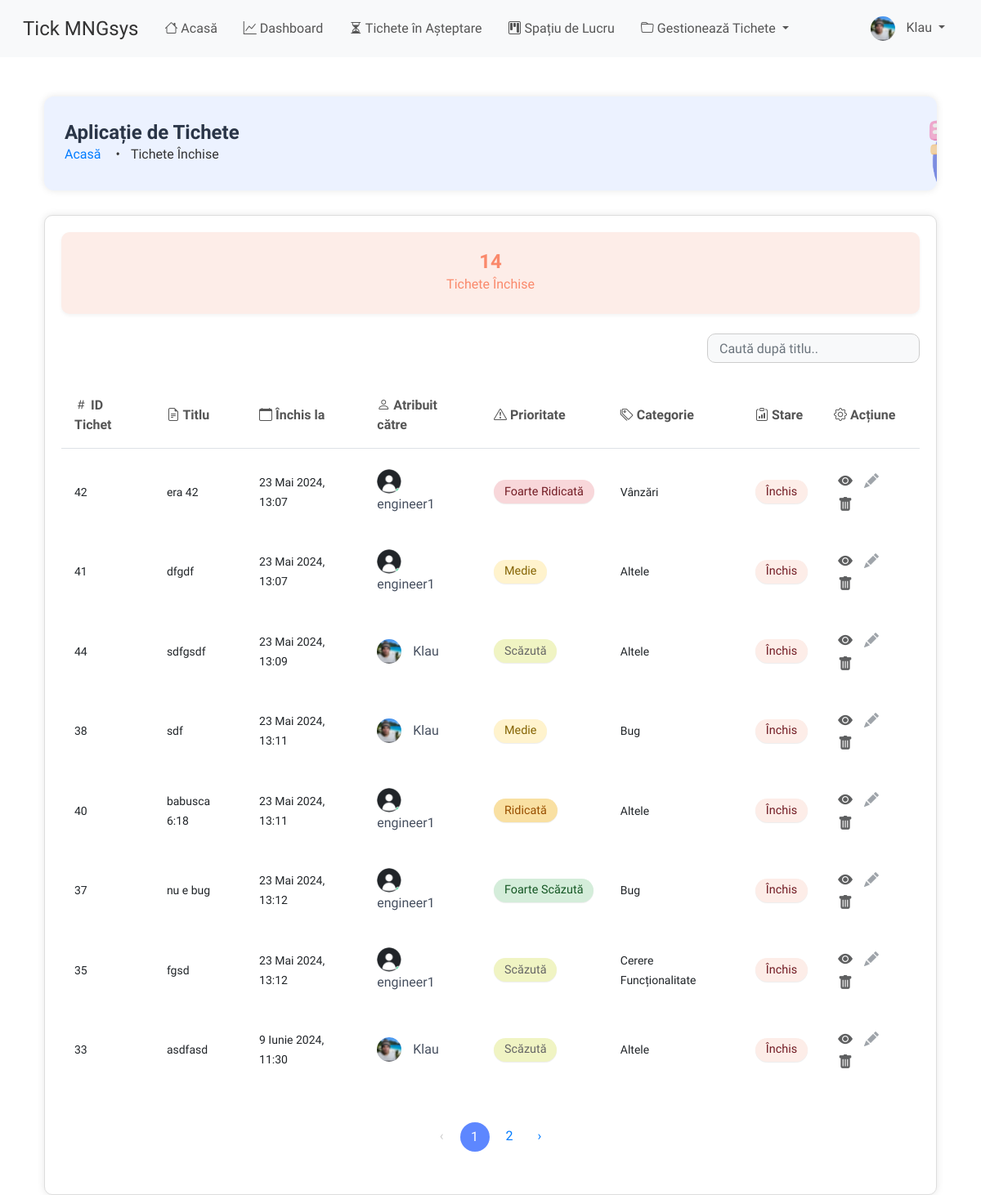
/ticket/all-closed-tickets/ (signed in), run on an earlier commit of the app's database.
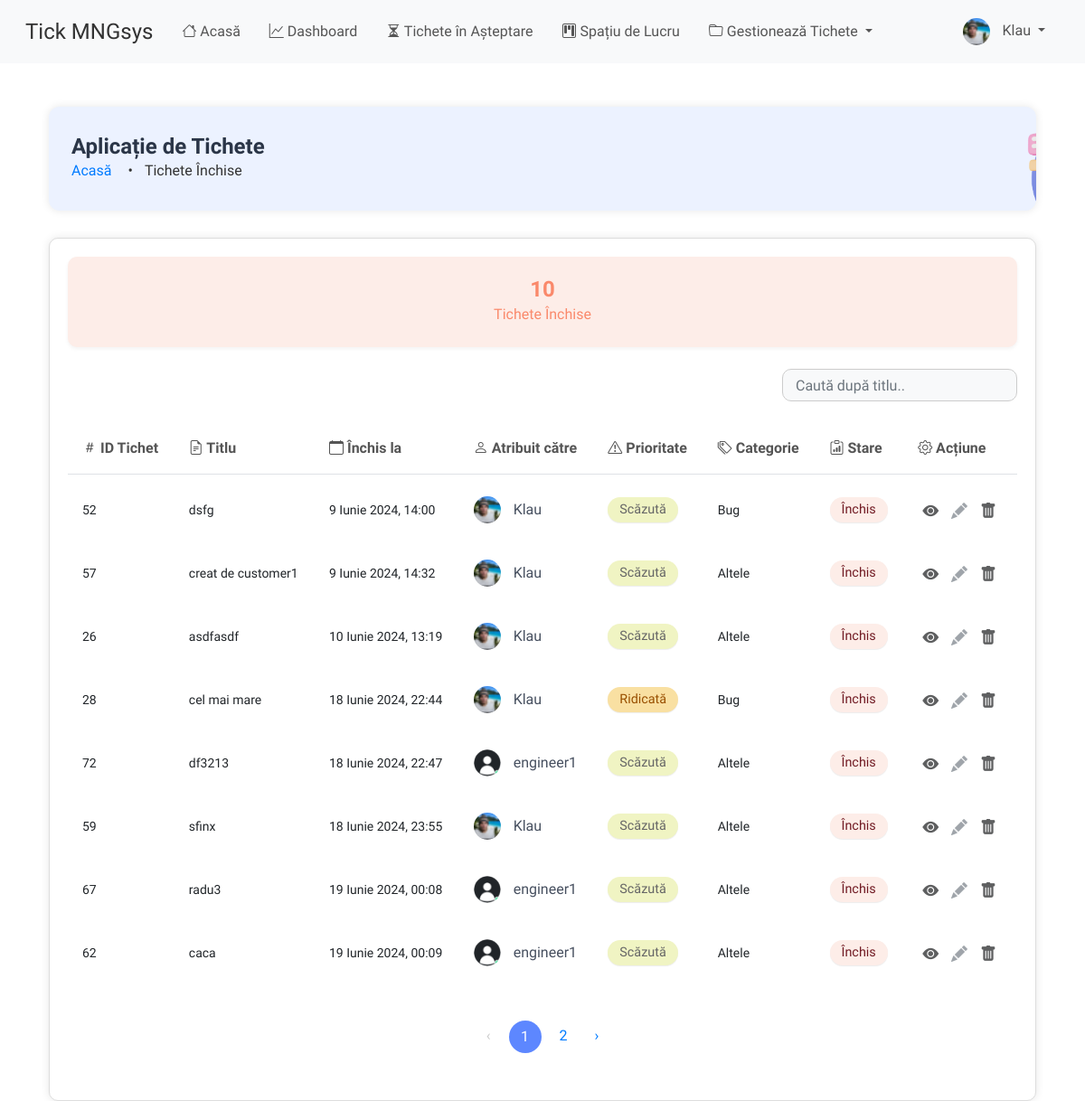
And on a later commit of the database.
### ticket/models.py (models this page shows, shortened)
class Ticket(models.Model):
    PRIORITY_CHOICES = (
        ('Very Low', 'Foarte Scăzut'),
        ('Low', 'Scăzut'),
        ('Medium', 'Mediu'),
        ('High', 'Ridicat'),
        ('Very High', 'Foarte Ridicat'),
    )
    CATEGORY_CHOICES = (
        ('Bug', 'Bug'),
        ('Feature Request', 'Cerere Funcționalitate'),
        ('Customer Support', 'Suport Client'),
        ('Sales', 'Vânzări'),
        ('Feedback', 'Feedback'),
        ('Other', 'Altele'),
    )
    STATUS_CHOICES = (
        ('Active', 'Activ'),
        ('Completed', 'Completat'),
        ('Pending', 'În așteptare'),
    )
    id = models.AutoField(primary_key=True)
    title = models.CharField(max_length=100, validators=[MaxLengthValidator(100)], unique=True)
    description = models.TextField()
    priority = models.CharField(max_length=9, choices=PRIORITY_CHOICES, default='Low')
    category = models.CharField(max_length=20, choices=CATEGORY_CHOICES, default='Other')
    created_by = models.ForeignKey(User, on_delete=models.CASCADE, related_name='tickets_created', editable=False)
    date_created = models.DateTimeField(auto_now_add=True)
    assigned_to = models.ForeignKey(User, on_delete=models.DO_NOTHING, null=True, blank=True,
                                    related_name='tickets_assigned')
    is_resolved = models.BooleanField(default=False)
    accepted_date = models.DateTimeField(null=True, blank=True)
    closed_date = models.DateTimeField(null=True, blank=True)
    ticket_status = models.CharField(max_length=20, choices=STATUS_CHOICES, default='Pending')
    updated_at = models.DateTimeField(auto_now=True)
    class Meta:
        verbose_name = "Ticket"
        verbose_name_plural = "Tickets"
        ordering = ['-date_created']
        unique_together = ('title', 'created_by')
        indexes = [
            models.Index(fields=['priority']),
            models.Index(fields=['category']),
            models.Index(fields=['ticket_status']),
            models.Index(fields=['date_created']),
            models.Index(fields=['updated_at']),
        ]

### users/models.py (models this page shows, shortened)
class User(AbstractUser):
    is_customer = models.BooleanField(default=False)
    is_engineer = models.BooleanField(default=False)
    is_admin = models.BooleanField(default=False)  # New field for admin users
    profile_image = models.ImageField(upload_to='profile_images/', default='profile_images/default.png')

### ticket/views.py (the view)
# urls.py: path('all-closed-tickets/', views.all_closed_tickets, name='all-closed-tickets'),
@login_required
def all_closed_tickets(request):
    tickets = Ticket.objects.filter(is_resolved=True).order_by('closed_date')
    closed_tickets = tickets.count()
    paginator = Paginator(tickets, 8)  # Show 8 tickets per page
    page = request.GET.get('page')
    try:
        tickets = paginator.page(page)
    except PageNotAnInteger:
        tickets = paginator.page(1)
    except EmptyPage:
        tickets = paginator.page(paginator.num_pages)
    context = {
        'tickets': tickets,
        'closed_tickets': closed_tickets,
        'page': page,
    }
    return render(request, 'ticket/all_closed_tickets.html', context)

### templates/ticket/all_closed_tickets.html (shortened to what the changed rows need)
{% extends 'base.html' %}
{% load static %}
{% block content %}
<div class="container mt-5">
  <div class="header-box">
    <div class="header-content">
      <h1 class="header-title">Aplicație de Tichete</h1>
    </div>
  </div>
  <div class="content-box">
    <div class="col-md-12 mb-4">
      <div class="card text-center bg-closed-tickets ticket-card" onclick="window.location.href='?status=completed'">
        <div class="card-body ticket-card-body">
          <p class="card-number ticket-card-number mb-0">{{ closed_tickets }}</p>
          <h5 class="card-title ticket-card-title mt-0">Tichete Închise</h5>
        </div>
      </div>
    </div>
    <div class="row">
      <div class="table-responsive">
        <table class="table table-hover" id="ticketTable">
          <thead class="thead-light">
            <tr>
            <th scope="col"><i class="bi bi-hash"></i> ID Tichet</th>
            <th scope="col"><i class="bi bi-file-earmark-text"></i> Titlu</th>
            <th scope="col"><i class="bi bi-calendar"></i> Închis la</th>
            <th scope="col"><i class="bi bi-person"></i> Atribuit către</th>
            <th scope="col"><i class="bi bi-exclamation-triangle"></i> Prioritate</th>
            <th scope="col"><i class="bi bi-tags"></i> Categorie</th>
             <th scope="col"><i class="bi bi-clipboard-data"></i> Stare</th>
             <th scope="col"><i class="bi bi-gear"></i> Acțiune</th>
          </thead>
          <tbody>
            {% for ticket in tickets %}
            <tr class="ticket-row" data-status="{{ ticket.ticket_status|lower }}">
              <td><small>{{ ticket.id }}</small></td>
              <td><small>{{ ticket.title }}</small></td>
              <td><small>{{ ticket.closed_date }}</small></td>
              <td>
                {% if ticket.assigned_to %}
                <img src="{{ ticket.assigned_to.profile_image.url }}" alt="Imagine de Profil {{ ticket.assigned_to.username }}" class="profile-image">
                <span class="assigned-username">{{ ticket.assigned_to.username }}</span>
                {% else %}
                <small>Neatribuit</small>
                {% endif %}
              </td>
              <td>
                {% if ticket.priority == 'Very Low' %}
                <span class="badge badge-very-low">Foarte Scăzută</span>
                {% elif ticket.priority == 'Low' %}
                <span class="badge badge-low">Scăzută</span>
                {% elif ticket.priority == 'Medium' %}
                <span class="badge badge-medium">Medie</span>
                {% elif ticket.priority == 'High' %}
                <span class="badge badge-high">Ridicată</span>
                {% elif ticket.priority == 'Very High' %}
                <span class="badge badge-very-high">Foarte Ridicată</span>
                {% endif %}
              </td>
              <td><small>{{ ticket.get_category_display }}</small></td>
              <td>
                {% if ticket.ticket_status == 'Active' %}
                <span class="badge badge-open">Deschis</span>
                {% elif ticket.ticket_status == 'Pending' %}
                <span class="badge badge-pending">În așteptare</span>
                {% elif ticket.ticket_status == 'Completed' %}
                <span class="badge badge-closed">Închis</span>
                {% endif %}
              </td>
              <td>
                <a href="{% url 'ticket-details' ticket.pk %}" class="btn btn-view btn-sm" title="Detalii">
                  <i class="bi bi-eye-fill"></i>
                </a>
                {% if ticket.ticket_status == 'Completed' %}
                  <span class="btn btn-edit btn-sm disabled" title="Editează">
                    <i class="bi bi-pencil-fill text-muted"></i>
                  </span>
                {% else %}
                  <a href="{% url 'update-ticket' ticket.pk %}" class="btn btn-edit btn-sm" title="Editează">
                    <i class="bi bi-pencil-fill"></i>
                  </a>
                {% endif %}
                <a href="#" class="btn btn-delete btn-sm" data-bs-toggle="modal" data-bs-target="#deleteModal" data-ticket-id="{{ ticket.pk }}" title="Șterge">
                  <i class="bi bi-trash-fill"></i>
                </a>
              </td>
            </tr>
            {% endfor %}
          </tbody>
        </table>
        <div class="pagination-container">
          <nav aria-label="Navigare pagină exemplu">
            <ul class="pagination">
              {% for num in tickets.paginator.page_range %}
              {% if num > tickets.number|add:'-4' and num < tickets.number|add:'4' %}
              {% if tickets.number == num %}
              <li class="page-item active"><a class="page-link" href="#">{{ num }}</a></li>
              {% else %}
              <li class="page-item"><a class="page-link" href="?page={{ num }}&status={{ status_filter }}">{{ num }}</a></li>
              {% endif %}
              {% endif %}
              {% endfor %}
            </ul>
          </nav>
        </div>
      </div>
    </div>
  </div>
</div>
{% endblock content %}

What changed in the data, as far as the page shows it:
removed Ticket: id "42", title "era 42", closed_date "23 Mai 2024, 13:07", assigned_to.profile_image (placeholder picture), assigned_to.username "engineer1", priority "Foarte Ridicată", category "Vânzări", ticket_status "Închis"
removed Ticket: id "41", title "dfgdf", closed_date "23 Mai 2024, 13:07", assigned_to.profile_image (placeholder picture), assigned_to.username "engineer1", priority "Medie", category "Altele", ticket_status "Închis"
removed Ticket: id "44", title "sdfgsdf", closed_date "23 Mai 2024, 13:09", assigned_to.profile_image (picture), assigned_to.username "Klau", priority "Scăzută", category "Altele", ticket_status "Închis"
removed Ticket: id "38", title "sdf", closed_date "23 Mai 2024, 13:11", assigned_to.profile_image (picture), assigned_to.username "Klau", priority "Medie", category "Bug", ticket_status "Închis"
removed Ticket: id "40", title "babusca 6:18", closed_date "23 Mai 2024, 13:11", assigned_to.profile_image (placeholder picture), assigned_to.username "engineer1", priority "Ridicată", category "Altele", ticket_status "Închis"
removed Ticket: id "37", title "nu e bug", closed_date "23 Mai 2024, 13:12", assigned_to.profile_image (placeholder picture), assigned_to.username "engineer1", priority "Foarte Scăzută", category "Bug", ticket_status "Închis"
removed Ticket: id "35", title "fgsd", closed_date "23 Mai 2024, 13:12", assigned_to.profile_image (placeholder picture), assigned_to.username "engineer1", priority "Scăzută", category "Cerere Funcționalitate", ticket_status "Închis"
removed Ticket: id "33", title "asdfasd", closed_date "9 Iunie 2024, 11:30", assigned_to.profile_image (picture), assigned_to.username "Klau", priority "Scăzută", category "Altele", ticket_status "Închis"
now on this page (row unchanged): Ticket: id "52", title "dsfg", closed_date "9 Iunie 2024, 14:00", assigned_to.profile_image (picture), assigned_to.username "Klau", priority "Scăzută", category "Bug", ticket_status "Închis"
now on this page (row unchanged): Ticket: id "57", title "creat de customer1", closed_date "9 Iunie 2024, 14:32", assigned_to.profile_image (picture), assigned_to.username "Klau", priority "Scăzută", category "Altele", ticket_status "Închis"
now on this page (row unchanged): Ticket: id "26", title "asdfasdf", closed_date "10 Iunie 2024, 13:19", assigned_to.profile_image (picture), assigned_to.username "Klau", priority "Scăzută", category "Altele", ticket_status "Închis"
now on this page (row edited): Ticket: id "28", title "cel mai mare", closed_date "18 Iunie 2024, 22:44", assigned_to.profile_image (picture), assigned_to.username "Klau", priority "Ridicată", category "Bug", ticket_status "Închis"
now on this page (row edited): Ticket: id "72", title "df3213", closed_date "18 Iunie 2024, 22:47", assigned_to.profile_image (placeholder picture), assigned_to.username "engineer1", priority "Scăzută", category "Altele", ticket_status "Închis"
now on this page (row edited): Ticket: id "59", title "sfinx", closed_date "18 Iunie 2024, 23:55", assigned_to.profile_image (picture), assigned_to.username "Klau", priority "Scăzută", category "Altele", ticket_status "Închis"
now on this page (row edited): Ticket: id "67", title "radu3", closed_date "19 Iunie 2024, 00:08", assigned_to.profile_image (placeholder picture), assigned_to.username "engineer1", priority "Scăzută", category "Altele", ticket_status "Închis"
now on this page (row edited): Ticket: id "62", title "caca", closed_date "19 Iunie 2024, 00:09", assigned_to.profile_image (placeholder picture), assigned_to.username "engineer1", priority "Scăzută", category "Altele", ticket_status "Închis"
Also different on the page:
{{ closed_tickets }}: "14" → "10"
